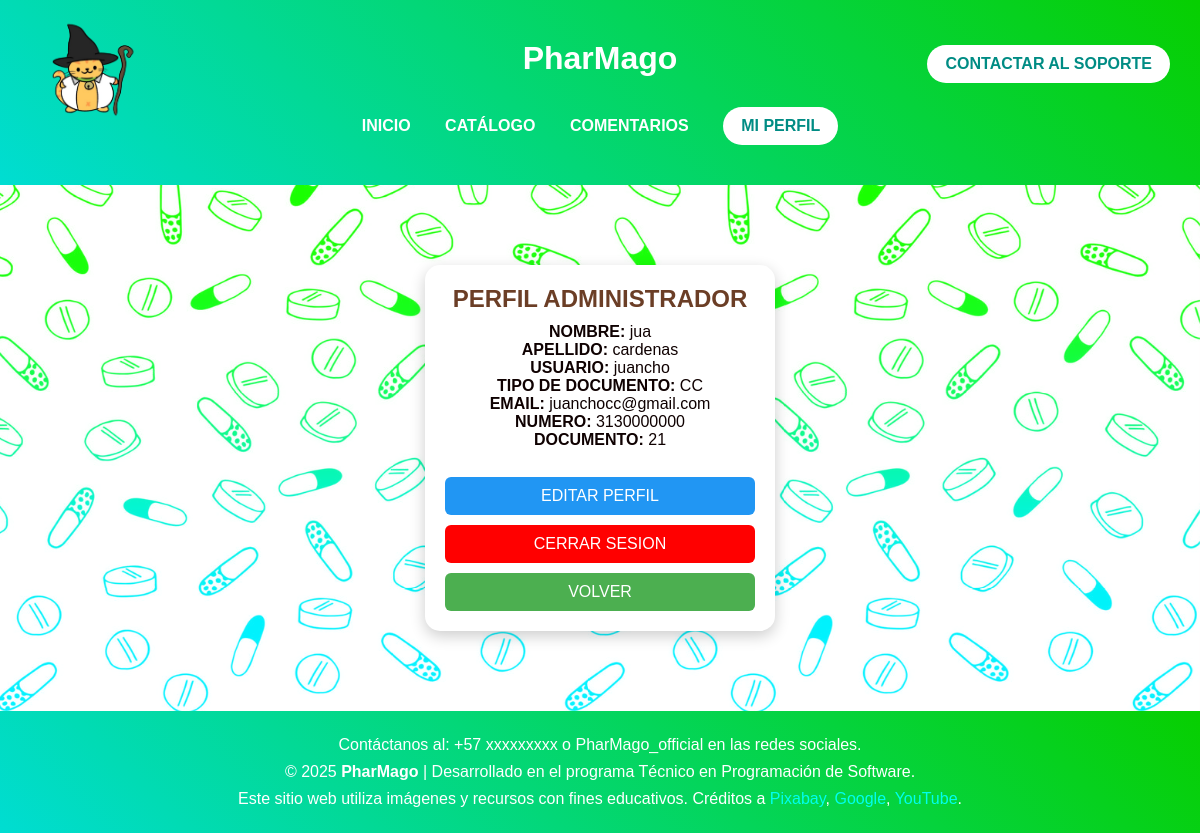
Screenshot of /usuario/perfil.php (signed in) with the database file from the repository.
### tables this page shows
CREATE TABLE `clientes` (
  `cod_cliente` int(11) NOT NULL,
  `nombre` varchar(50) NOT NULL,
  `apellido` varchar(50) NOT NULL,
  `usuario` varchar(20) NOT NULL,
  `email` varchar(50) NOT NULL,
  `contraseña` varchar(50) NOT NULL,
  `contra_encriptada` varchar(255) DEFAULT NULL,
  `numero` varchar(50) NOT NULL,
  `tipo_documento` varchar(20) NOT NULL,
  `documento` varchar(50) NOT NULL,
  `rol` enum('cliente','admin') DEFAULT 'cliente',
  `estado` int(11) DEFAULT 1
);

### usuario/perfil.php (the view, shortened to what this page needs)
<?php
Include("../conexion.php");
    $id=$_SESSION["id"];
    $stmt=$conn->prepare("Select * from clientes where cod_cliente=?");
    $stmt->bind_param("i",$id);
    $stmt->execute();
    $admin=$stmt->get_result()->fetch_assoc();
?>
<!DOCTYPE html>
<html lang="en">
<head>
    <link rel="stylesheet" href="../css/general_perfil.css">
</head>
          <header>
        <div class="contenedor">
            <img src="../imagenes/logo.png" alt="Logo PharMago">
        </div>
        <div class="contenedor1">
            <a href="./soporte.php" class="button">
                CONTACTAR AL SOPORTE
            </a>
        </div>
        <h1>PharMago</h1>
        <nav>
            <a href="./index_usuario.php">INICIO</a>
            <a href="./usu_catalogo.php">CATÁLOGO</a>
            <a href="./comunidad.php">COMENTARIOS</a>
                        <a href="./perfil.php" class="button">
                MI PERFIL
            </a>
        </nav>
    </header>
<body>
    <div class="card">
    <h2>PERFIL ADMINISTRADOR </h2>
    <p><b>NOMBRE: </b><?php echo $admin ["nombre"];?></p>
    <p><b>APELLIDO: </b><?php echo $admin ["apellido"];?></p>
    <p><b>USUARIO: </b><?php echo $admin ["usuario"];?></p>
    <p><b>TIPO DE DOCUMENTO: </b><?php echo $admin ["tipo_documento"];?></p>
    <p><b>EMAIL: </b><?php echo $admin ["email"];?></p>
    <p><b>NUMERO: </b><?php echo $admin ["numero"];?></p>
    <p><b>DOCUMENTO: </b><?php echo $admin ["documento"];?></p>
    <br>
    <a href="usu_editar.php" class= "btn editar">EDITAR PERFIL </a>
    <a href="../cerrarsesion.php" class="btn baja" onclick="return confirm('¿Desea cerrar sesion?');">CERRAR SESION</a>
    <a href="index_usuario.php" class="btn volver">VOLVER </a>
</div>
    <footer>
        <p>
            Contáctanos al:
            +57 xxxxxxxxx o PharMago_official en las redes sociales.
        </p>
        <p>
            © 2025 <strong>PharMago</strong> |
            Desarrollado en el programa Técnico en Programación de Software.
        </p>
        <p>
            Este sitio web utiliza imágenes y recursos con fines educativos.
            Créditos a
            <a href="https://pixabay.com" target="_blank">Pixabay</a>,
            <a href="https://google.com" target="_blank">Google</a>,
            <a href="https://youtube.com" target="_blank">YouTube</a>.
        </p>
    </footer>
</body>
</html>

### css/general_perfil.css (style rules this page uses)
* { margin:0; padding:0; box-sizing:border-box; }
html { height:100%; }
body { min-height:100vh; display:flex; flex-direction:column; font-family:'Franklin Gothic Medium','Arial Narrow',Arial,sans-serif; text-align:center; color:rgb(15, 1, 1); position:relative; }
body::before { content:""; position:fixed; inset:0; background:url("../imagenes/fondo.png") center center/cover no-repeat; z-index:-1; }
header { background:linear-gradient(45deg,#00ddd2,#07cf00); color:white; padding:40px 20px; position:relative; animation:fadeIn 1.5s ease; }
header h1 { display:inline-block; margin-bottom:15px; cursor:pointer; transition:transform .3s; }
.contenedor { position:absolute; top:20px; left:25px; }
.contenedor img { width:130px; height:auto; }
.contenedor1 { position:absolute; top:45px; right:30px; }
nav { margin-top:15px; }
nav a { color:white; text-decoration:none; font-weight:bold; margin:0 15px; transition:.3s; }
.button { display:inline-block; padding:10px 18px; background:white; color:#008c84; border-radius:40px; text-decoration:none; font-weight:bold; transition:.3s; }
footer { margin-top:auto; background:linear-gradient(45deg,#00ddd2,#07cf00); color:white; text-align:center; padding:20px; line-height:1.7; }
footer a { color:#00ffee; text-decoration:none; }
* { margin: 0; padding: 0; box-sizing: bhorder-box; }
body { font-family: Arial, Helvetica, sans-serif; background: #fff5f7; }
.card { width:350px; margin:80px auto; background:white; border-radius: 15px; box-shadow: 0px 5px 15px rgba(0,0,0,0.2); padding: 20px; text-align:center; transition: 0.3s; }
.card h2 { color: #6b3e26; margin-bottom: 10px; }
.btn { display:block; margin-top:10px; padding:10px; text-decoration:none; border-radius: 6px; color: white; }
.editar { background: #2196f3; }
.baja { background: red; }
.volver { background: #4caf50; }

### rows the page displays
clientes: nombre "jua", apellido "cardenas", usuario "juancho", tipo_documento "CC", email "juanchocc@gmail.com", numero "3130000000", documento "21"
